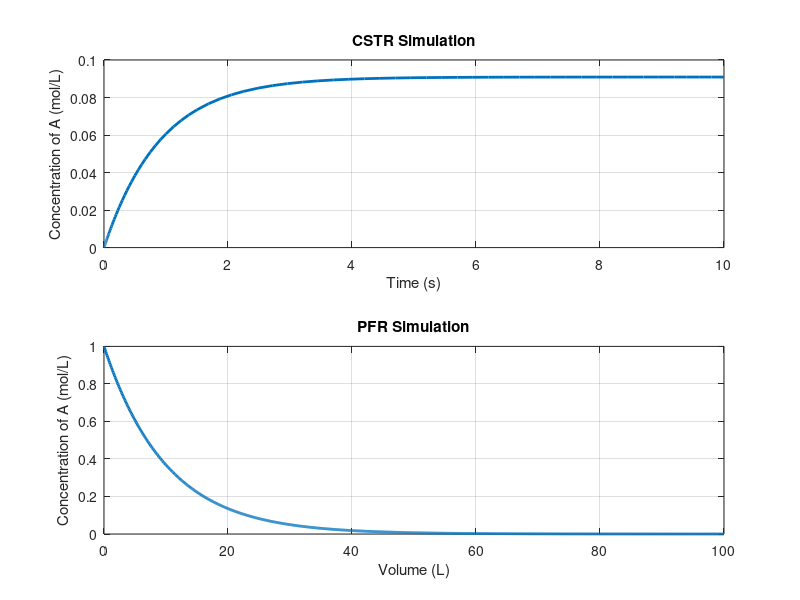
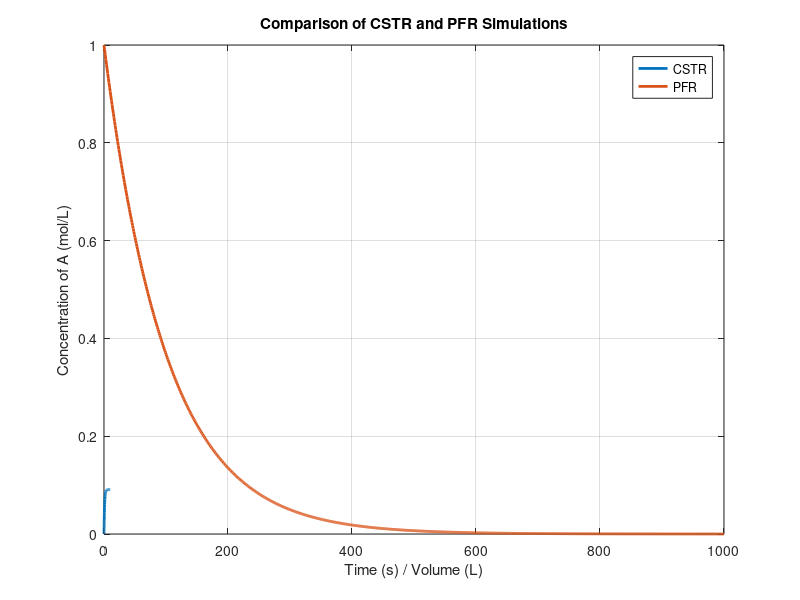

The MATLAB script that drew these images, in order:
% Parameters
k = 1; % Reaction rate constant (1/s)
V = 100; % Volume of the CSTR (L) and total volume for PFR (L)
Q = 10; % Volumetric flow rate (L/s)
C_A_in = 1; % Inlet concentration of A (mol/L)

%% CSTR Simulation

% Define the ODE for CSTR
ode_cstr = @(t, C_A) Q/V * (C_A_in - C_A) - k * C_A;

% Initial condition for CSTR
C_A0_cstr = 0; % Initial concentration of A in the reactor (mol/L)

% Time span for CSTR
tspan = [0 10]; % Simulate for 10 seconds

% Solve the ODE for CSTR
[t_cstr, C_A_cstr] = ode45(ode_cstr, tspan, C_A0_cstr);

%% PFR Simulation

% Volume span for PFR
V_span = linspace(0, V, 1000); % Volume from 0 to 100 L, with 1000 points

% Define the ODE for PFR
ode_pfr = @(V, C_A) -k / Q * C_A;

% Initial condition for PFR
C_A0_pfr = C_A_in; % Initial concentration of A in the reactor (mol/L)

% Solve the ODE for PFR
[V_pfr, C_A_pfr] = ode45(ode_pfr, V_span, C_A0_pfr);

%% Plot Results

% Plot CSTR results
figure;
subplot(2, 1, 1);
plot(t_cstr, C_A_cstr, 'LineWidth', 2);
xlabel('Time (s)');
ylabel('Concentration of A (mol/L)');
title('CSTR Simulation');
grid on;

% Plot PFR results
subplot(2, 1, 2);
plot(V_pfr, C_A_pfr, 'LineWidth', 2);
xlabel('Volume (L)');
ylabel('Concentration of A (mol/L)');
title('PFR Simulation');
grid on;

% Combined Plot
figure;
plot(t_cstr, C_A_cstr, 'LineWidth', 2, 'DisplayName', 'CSTR');
hold on;
plot(V_pfr / (Q / V), C_A_pfr, 'LineWidth', 2, 'DisplayName', 'PFR'); % Convert volume to equivalent time for comparison
xlabel('Time (s) / Volume (L)');
ylabel('Concentration of A (mol/L)');
title('Comparison of CSTR and PFR Simulations');
legend show;
grid on;
